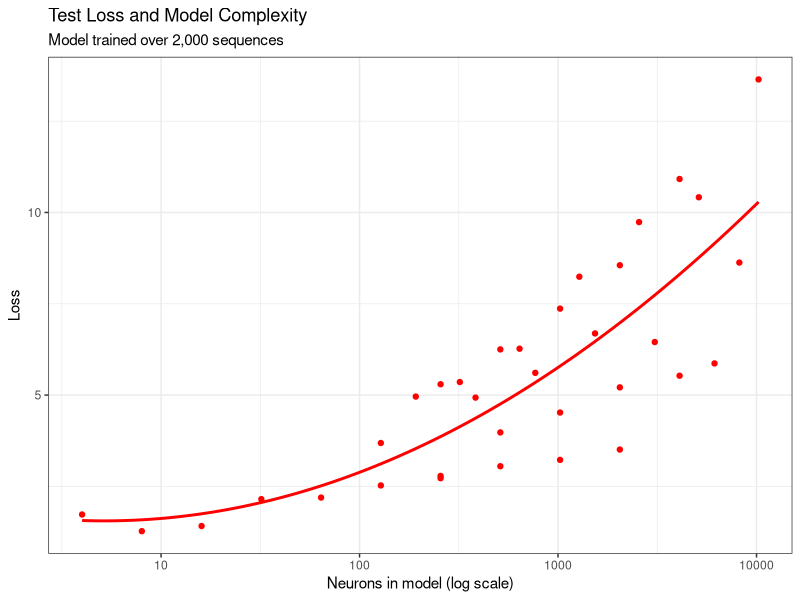

Write the R code that produced this figure.
## Code to create a viz of test loss as a function of complexity
## For the model that trained over ~2,000 sequences

#Importing necessary libraries and data
library(tidyverse)
library(ggplot2)
twok <- read_csv("../../results/results-2k.csv")

#Averaging loss across seeds
twokMean <- twok |>
  group_by(layers, neuronsPerLayer) |>
  summarize(testLoss = mean(testLoss),
         trainLoss = mean(trainLoss))

#Generating plot
plot <- ggplot(data = twokMean) +
  geom_point(aes(x = layers*neuronsPerLayer, y = testLoss), color = 'red') +
  geom_smooth(method = "lm", formula = y ~ x + I(x^2), se = FALSE, 
              aes(x = layers*neuronsPerLayer, y = testLoss), color = 'red') +
  scale_x_log10() +
  labs(title = "Test Loss and Model Complexity",
       x = "Neurons in model (log scale)",
       y = "Loss",
       subtitle = "Model trained over 2,000 sequences") +
  theme_bw()

ggsave('figure3.png',
       plot,
       width = 6, height = 4)
